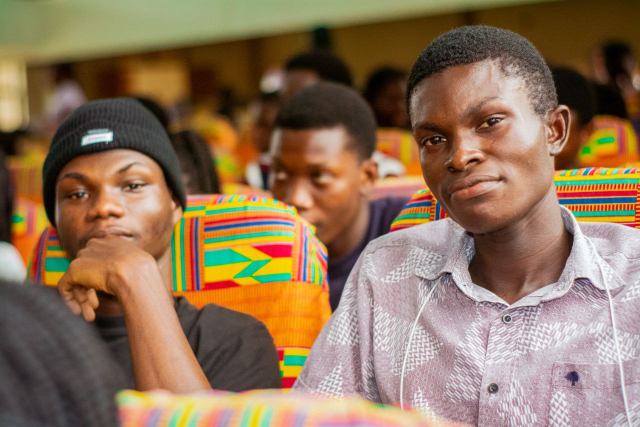
#> input picture photos/photo_5785046641491951809_y.jpg, 1280 x 853 px, found by its file name (shown at 1/2 size)
$ python face_detect.py
#> lines starting #> are read from the running program, lines starting #| are printed output that depends on the picture; after the words box and inside, x2 and y2 are one past the last pixel; in counts of white or black regions, pixels touching at a corner belong together
import cv2 as cv
import numpy as np

img = cv.imread('photos\photo_5785046641491951809_y.jpg')
#> img is the input picture: shape (853, 1280, 3); mean B, G, R 88.8, 115.5, 142.7
# rescale the image
def rescale(image, scale=0.5):
#> called with scale = 0.5
    width = int(image.shape[1] * scale)
#> width = 640
    height = int(image.shape[0] * scale)
#> height = 426
    dimensions = (width, height)
#> dimensions = (640, 426)
    resized_img = cv.resize(image, dimensions, interpolation=cv.INTER_AREA)
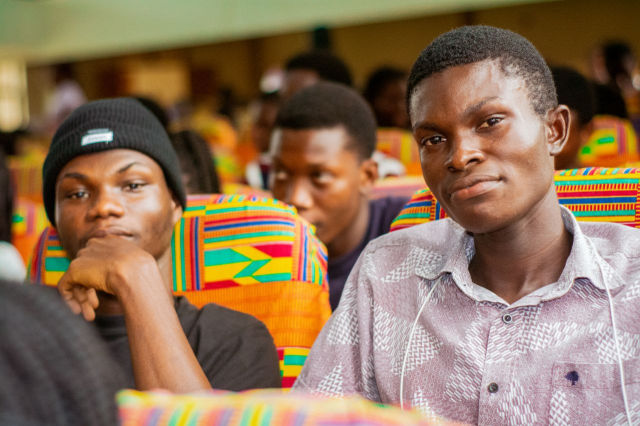
#> resized_img: shape (426, 640, 3); mean B, G, R 88.7, 115.5, 142.7
    return resized_img
image = rescale(img)
cv.imshow('image',image)

# Convert the image to grayscale
gray = cv.cvtColor(image, cv.COLOR_BGR2GRAY)
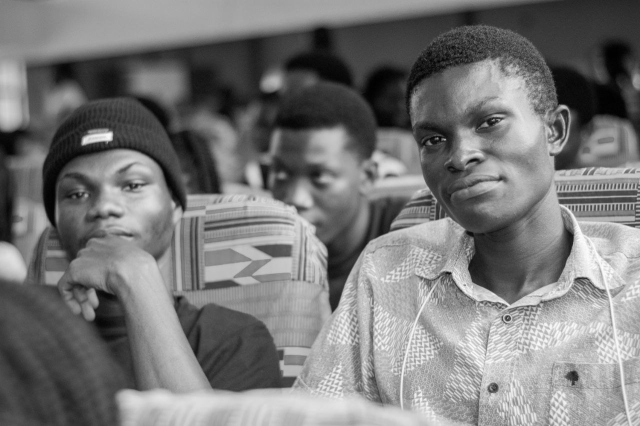
#> gray: shape (426, 640); min 0, max 253, mean 120.6
cv.imshow('gray',gray)

# reading in the haarcasde file
haar_cascade = cv.CascadeClassifier('haarcascade_frontalface_default (1).xml')
face_rect = haar_cascade.detectMultiScale(gray, scaleFactor=1.1, minNeighbors=3)
#> face_rect = [[44, 139, 128, 128], [402, 61, 156, 156]]
print(f'Number of faces found is: {len(face_rect)}')
#| Number of faces found is: 2

for (x, y, w, h) in face_rect:
    cv.rectangle(image, (x,y), (x+w, y+h), (0,255,0),  2)
#> this loop made 2 passes
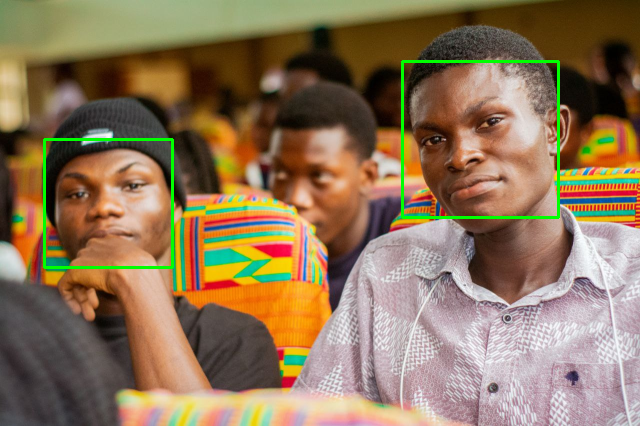
#> image: shape (426, 640, 3); 1.25% of pixels changed, all inside (x1, y1, x2, y2) = (43, 60, 560, 269)
cv.imshow('detected face', image)

cv.waitKey(0)

$ run again, with photos/photo_5782648610926740550_y.jpg copied over photos/photo_5785046641491951809_y.jpg
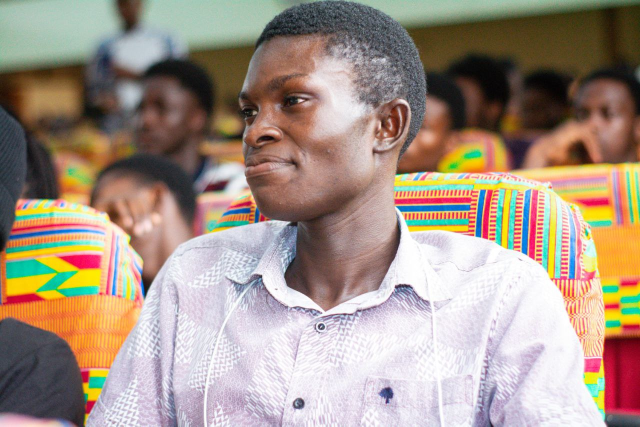
#> input picture photos/photo_5782648610926740550_y.jpg, 1280 x 853 px, found by its file name (shown at 1/2 size)
#> img is the input picture: shape (853, 1280, 3); mean B, G, R 134.8, 148.3, 165.2
#> in rescale, `resized_img = cv.resize(image, dimensions, interpolation=cv.INTER_AREA)`:
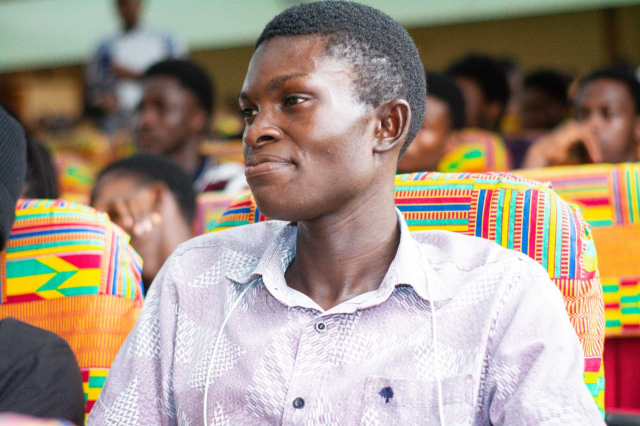
#> resized_img: shape (426, 640, 3); mean B, G, R 134.8, 148.3, 165.2
#> `gray = cv.cvtColor(image, cv.COLOR_BGR2GRAY)`:
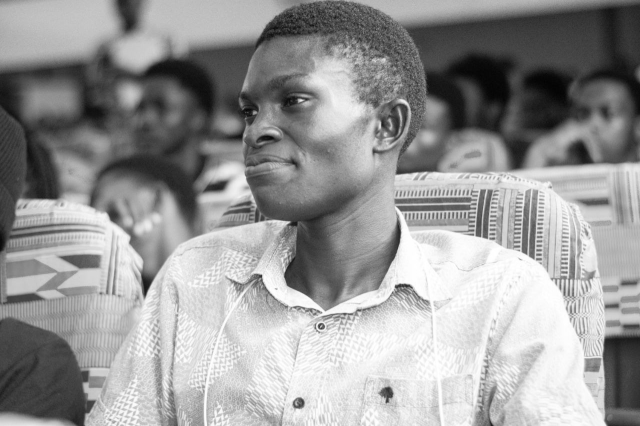
#> gray: shape (426, 640); min 2, max 255, mean 151.8
#> face_rect = ()
#| Number of faces found is: 0

$ run again, with photos/photo_5951867371746609437_y.jpg copied over photos/photo_5785046641491951809_y.jpg
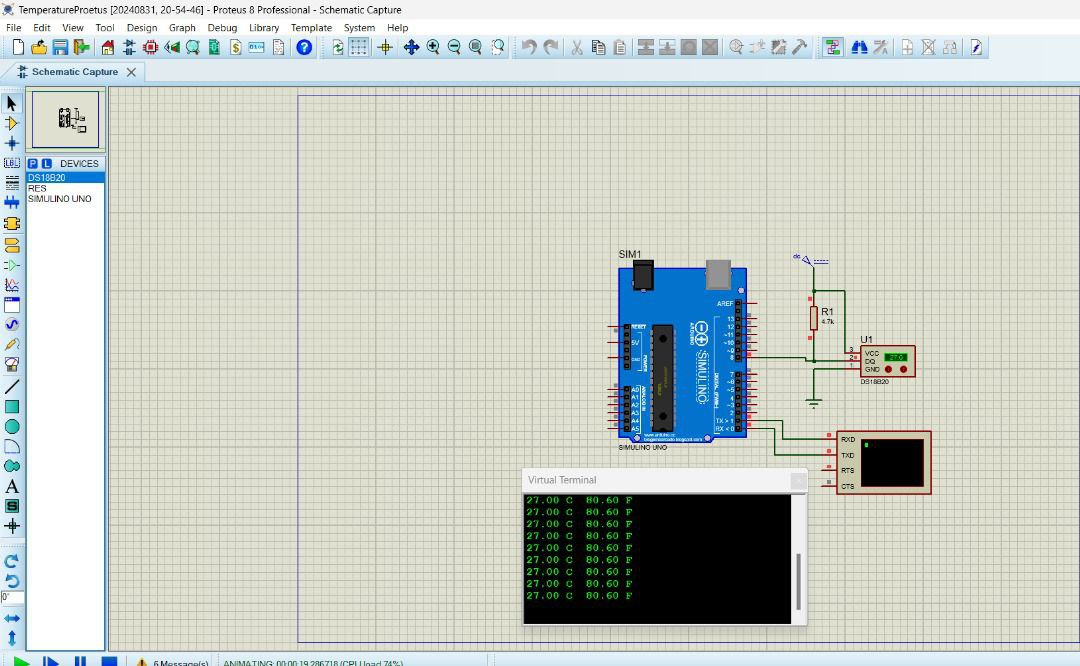
#> input picture photos/photo_5951867371746609437_y.jpg, 1080 x 666 px, found by its file name
#> img is the input picture: shape (666, 1080, 3); mean B, G, R 197.6, 204.5, 199
#> in rescale, `resized_img = cv.resize(image, dimensions, interpolation=cv.INTER_AREA)`:
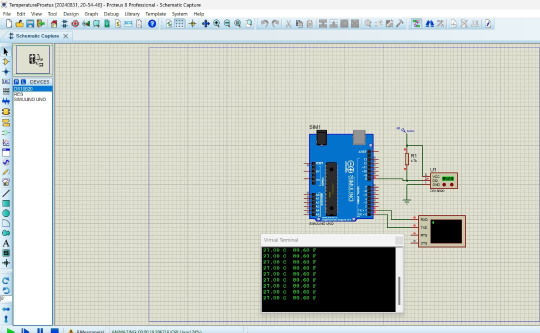
#> resized_img: shape (333, 540, 3); mean B, G, R 197.7, 204.6, 199.2
#> `gray = cv.cvtColor(image, cv.COLOR_BGR2GRAY)`:
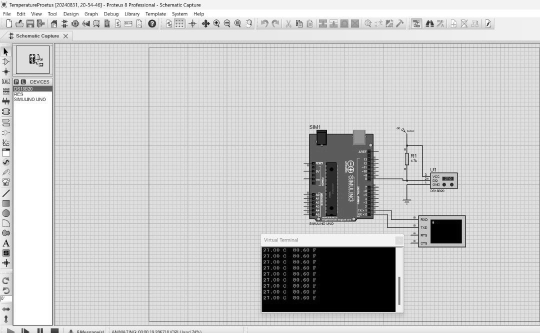
#> gray: shape (333, 540); min 0, max 255, mean 202.2
#> face_rect = ()
#| Number of faces found is: 0
